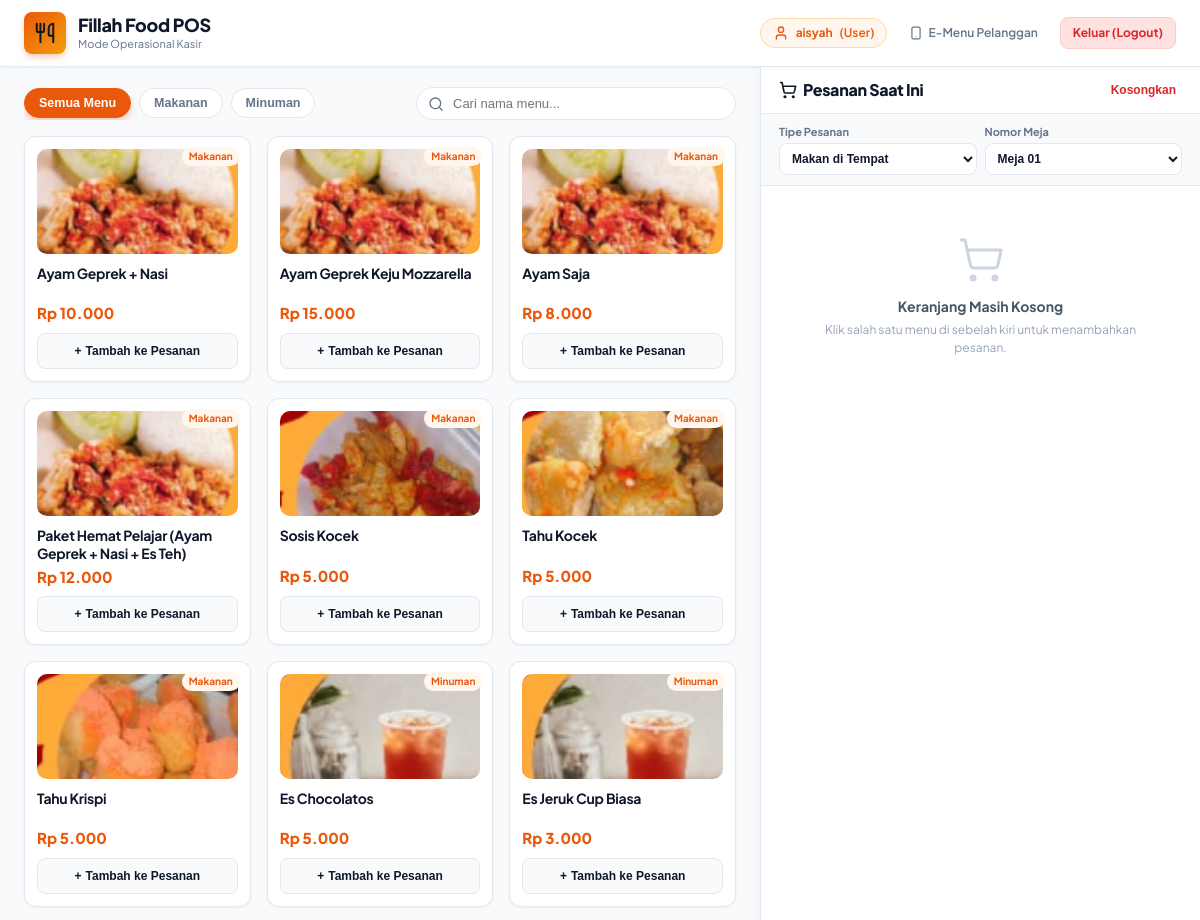
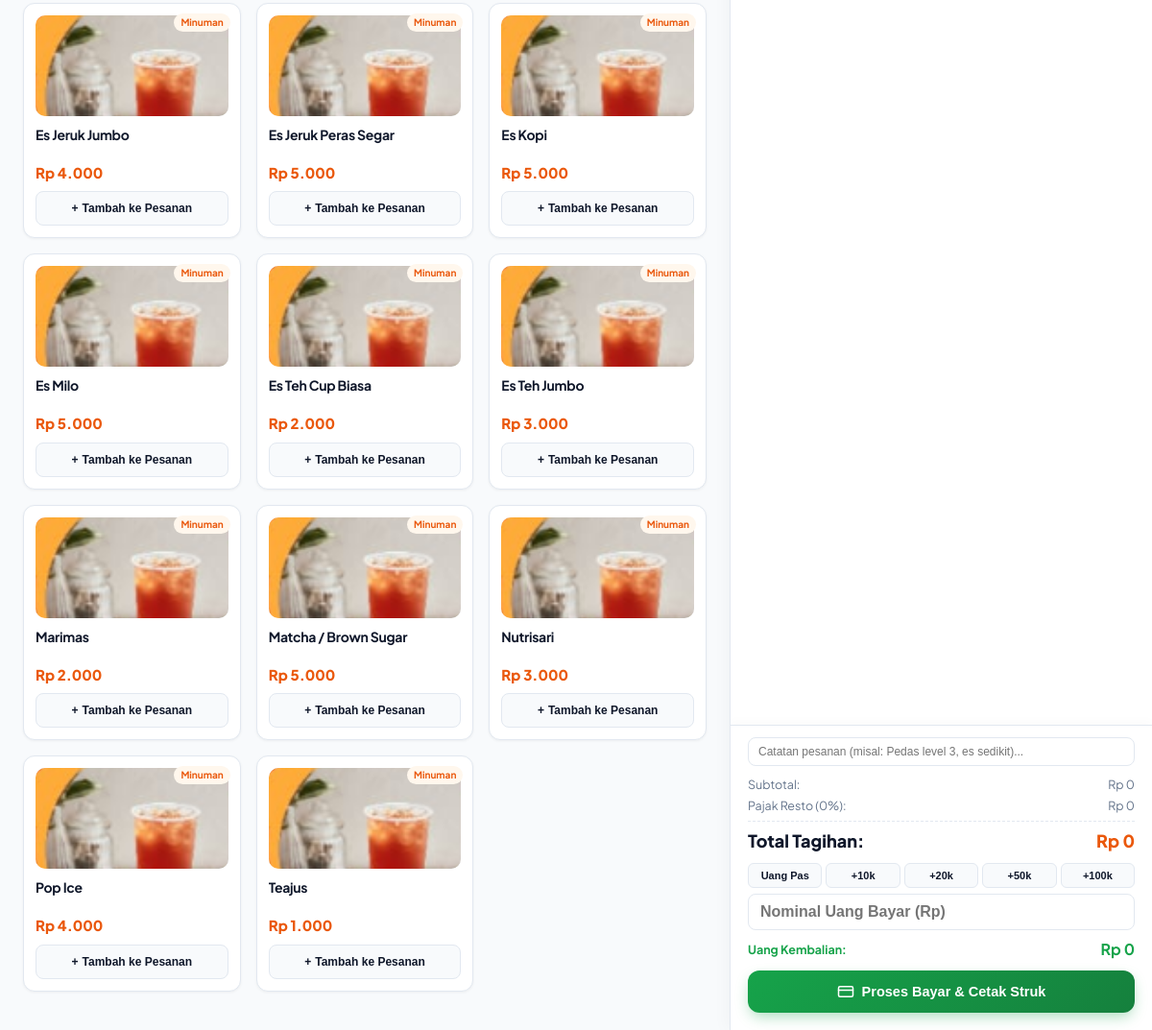
The page /kasir.php (signed in) on the database its author committed (2 pictures, top to bottom).
### tables this page shows
CREATE TABLE IF NOT EXISTS produk (
    id INT AUTO_INCREMENT PRIMARY KEY,
    nama_produk VARCHAR(100) NOT NULL,
    harga DECIMAL(10,2) NOT NULL,
    kategori ENUM('Makanan', 'Minuman') NOT NULL,
    gambar VARCHAR(255) NULL
);

### kasir.php (the view, shortened to what this page needs)
<?php
require 'config.php';
$query_produk = "SELECT * FROM produk ORDER BY kategori ASC, nama_produk ASC";
$result_produk = $conn->query($query_produk);
$daftar_produk = [];
if ($result_produk) {
    while ($row = $result_produk->fetch_assoc()) {
        $daftar_produk[] = $row;
    }
}
?>
<!DOCTYPE html>
<html lang="id">
<head>
    <link rel="stylesheet" href="style.css">
</head>
<body>
    <header class="navbar">
        <div class="navbar-brand">
            <div class="brand-logo">
            </div>
            <div class="brand-text">
                <h1>Fillah Food POS</h1>
                <p>Mode Operasional Kasir</p>
            </div>
        </div>
        <div class="nav-actions">
            <span class="user-pill" style="display: inline-flex; align-items: center; gap: 7px;">
                <?php if (!empty($_SESSION['foto']) && file_exists(__DIR__ . '/' . $_SESSION['foto'])): ?>
                    <img src="<?php echo htmlspecialchars($_SESSION['foto']); ?>" alt="Foto" style="width: 22px; height: 22px; border-radius: 50%; object-fit: cover;">
                <?php else: ?>
                    <svg xmlns="http://www.w3.org/2000/svg" width="16" height="16" viewBox="0 0 24 24" fill="none" stroke="currentColor" stroke-width="2" stroke-linecap="round" stroke-linejoin="round"><path d="M19 21v-2a4 4 0 0 0-4-4H9a4 4 0 0 0-4 4v2"></path><circle cx="12" cy="7" r="4"></circle></svg>
                <?php endif; ?>
                <strong><?php echo htmlspecialchars($_SESSION['username']); ?></strong> (<?php echo htmlspecialchars($_SESSION['role']); ?>)
            </span>
            <a href="menu.php" target="_blank" class="btn-link" style="display:inline-flex; align-items:center; gap:5px;">
                <svg xmlns="http://www.w3.org/2000/svg" width="14" height="14" viewBox="0 0 24 24" fill="none" stroke="currentColor" stroke-width="2" stroke-linecap="round" stroke-linejoin="round"><rect width="14" height="20" x="5" y="2" rx="2" ry="2"></rect><path d="M12 18h.01"></path></svg>
                <span>E-Menu Pelanggan</span>
            </a>
            <a href="logout.php" class="btn-logout">Keluar (Logout)</a>
        </div>
    </header>
    <div class="workspace">
        <main class="catalog-panel">
            <div class="catalog-toolbar">
                <div class="category-pills">
                    <button class="cat-btn active" onclick="filterKategori('Semua')">Semua Menu</button>
                    <button class="cat-btn" onclick="filterKategori('Makanan')">Makanan</button>
                    <button class="cat-btn" onclick="filterKategori('Minuman')">Minuman</button>
                </div>
                <div class="search-box">
                    <span class="search-icon">
                    </span>
                    <input type="text" id="cari-menu" class="search-input" placeholder="Cari nama menu..." onkeyup="cariMenuLive()">
                </div>
            </div>
            <div class="products-grid" id="daftar-menu-grid">
                <?php if (empty($daftar_produk)): ?>
                    <p style="color: #888; font-style: italic;">Belum ada menu di database.</p>
                <?php else: ?>
                    <?php foreach ($daftar_produk as $p): ?>
                        <div class="product-card"
                             data-kategori="<?php echo htmlspecialchars($p['kategori']); ?>"
                             data-nama="<?php echo htmlspecialchars(strtolower($p['nama_produk'])); ?>"
                             onclick="tambahItem(<?php echo $p['id']; ?>, '<?php echo addslashes($p['nama_produk']); ?>', <?php echo $p['harga']; ?>)">
                            <span class="card-header-badge"><?php echo htmlspecialchars($p['kategori']); ?></span>
                            <div class="product-thumb">
                                <?php if (!empty($p['gambar']) && file_exists($p['gambar'])): ?>
                                    <img src="<?php echo htmlspecialchars($p['gambar']); ?>"
                                         alt="<?php echo htmlspecialchars($p['nama_produk']); ?>"
                                         style="width:100%;height:100%;object-fit:cover;border-radius:10px;">
                                <?php endif; ?>
                            </div>
                            <h3 class="product-name"><?php echo htmlspecialchars($p['nama_produk']); ?></h3>
                            <div class="product-price">Rp <?php echo number_format($p['harga'], 0, ',', '.'); ?></div>
                            <button class="btn-add-item" type="button" style="pointer-events: none;">
                                <span>+</span> Tambah ke Pesanan
                            </button>
                        </div>
                    <?php endforeach; ?>
                <?php endif; ?>
            </div>
        </main>
        <aside class="cart-panel">
            <div class="cart-header">
                <h2>
                    <span>Pesanan Saat Ini</span>
                </h2>
                <button class="btn-clear-cart" onclick="kosongkanKeranjang()">Kosongkan</button>
            </div>
            <div class="order-meta">
                <div>
                    <label style="font-size: 11px; font-weight: 700; color: var(--text-muted); display: block; margin-bottom: 2px;">Tipe Pesanan</label>
                    <select id="tipe-pesanan" class="meta-select">
                        <option value="Dine In (Makan di Tempat)">Makan di Tempat</option>
                    </select>
                </div>
                <div>
                    <label style="font-size: 11px; font-weight: 700; color: var(--text-muted); display: block; margin-bottom: 2px;">Nomor Meja</label>
                    <select id="no-meja" class="meta-select">
                        <option value="Meja 01">Meja 01</option>
                    </select>
                </div>
            </div>
            <div class="cart-items-wrapper" id="cart-items-container">
                <div id="cart-empty-state" style="text-align: center; padding: 40px 20px; color: var(--text-muted);">
                    <div style="display: flex; justify-content: center; margin-bottom: 12px; color: #cbd5e1;">
                    </div>
                    <p style="font-size: 14px; font-weight: 700; color: #475569;">Keranjang Masih Kosong</p>
                    <p style="font-size: 12px; margin-top: 4px; color: #94a3b8;">Klik salah satu menu di sebelah kiri untuk menambahkan pesanan.</p>
                </div>
            </div>
            <div class="cart-footer">
                <input type="text" id="catatan-order" class="order-notes-input" placeholder="Catatan pesanan (misal: Pedas level 3, es sedikit)...">
                <div class="summary-row">
                    <span>Subtotal:</span>
                    <span id="label-subtotal">Rp 0</span>
                </div>
                <div class="summary-row">
                    <span>Pajak Resto (0%):</span>
                    <span>Rp 0</span>
                </div>
                <div class="summary-total">
                    <span>Total Tagihan:</span>
                    <span id="label-total" style="color: var(--primary);">Rp 0</span>
                </div>
                <div class="quick-cash-row">
                    <button class="quick-cash-btn" onclick="setUangPas()">Uang Pas</button>
                    <button class="quick-cash-btn" onclick="tambahNominal(10000)">+10k</button>
                    <button class="quick-cash-btn" onclick="tambahNominal(20000)">+20k</button>
                    <button class="quick-cash-btn" onclick="tambahNominal(50000)">+50k</button>
                    <button class="quick-cash-btn" onclick="tambahNominal(100000)">+100k</button>
                </div>
                <div class="cash-input-group">
                    <input type="number" id="input-uang-bayar" class="cash-input" placeholder="Nominal Uang Bayar (Rp)" oninput="hitungKembalianRealtime()">
                </div>
                <div class="change-row">
                    <span>Uang Kembalian:</span>
                    <span id="label-kembalian" style="font-size: 16px;">Rp 0</span>
                </div>
                <button class="btn-checkout" onclick="prosesBayarDanCetak()" style="display:inline-flex; align-items:center; justify-content:center; gap:8px;">
                    <svg xmlns="http://www.w3.org/2000/svg" width="18" height="18" viewBox="0 0 24 24" fill="none" stroke="currentColor" stroke-width="2" stroke-linecap="round" stroke-linejoin="round"><rect width="20" height="14" x="2" y="5" rx="2"></rect><line x1="2" y1="10" x2="22" y2="10"></line></svg>
                    <span>Proses Bayar & Cetak Struk</span>
                </button>
            </div>
        </aside>
    </div>
</body>
</html>

### style.css (style rules this page uses)
:root { --primary: #ea580c; --primary-hover: #c2410c; --primary-light: #fff7ed; --secondary: #f59e0b; --success: #16a34a; --success-hover: #15803d; --success-light: #dcfce7; --warning: #d97706; --warning-light: #fef3c7; --danger: #dc2626; --danger-light: #fee2e2; --bg-canvas: #f8fafc; --bg-card: #ffffff; --sidebar-bg: #0f172a; --sidebar-hover: #1e293b; --text-dark: #0f172a; --text-muted: #64748b; --border: #e2e8f0; --radius-sm: 8px; --radius-md: 12px; --radius-lg: 18px; --radius-xl: 24px; --shadow-sm: 0 1px 3px rgba(0, 0, 0, 0.05); --shadow-md: 0 4px 12px -2px rgba(15, 23, 42, 0.08); --shadow-lg: 0 10px 25px -5px rgba(234, 88, 12, 0.15), 0 0 1px 1px rgba(0, 0, 0, 0.05); --shadow-primary: 0 4px 14px -2px rgba(234, 88, 12, 0.4); --safe-top: env(safe-area-inset-top, 0px); --safe-bottom: env(safe-area-inset-bottom, 0px); --safe-left: env(safe-area-inset-left, 0px); --safe-right: env(safe-area-inset-right, 0px); }
*, *::before, *::after { margin: 0; padding: 0; box-sizing: border-box; -webkit-tap-highlight-color: transparent; }
html { font-size: 16px; scroll-behavior: smooth; -webkit-text-size-adjust: 100%; }
body { background-color: var(--bg-canvas); color: var(--text-dark); font-family: 'Plus Jakarta Sans', system-ui, -apple-system, BlinkMacSystemFont, 'Segoe UI', Roboto, sans-serif; line-height: 1.5; min-height: 100vh; min-height: 100dvh; overflow-x: hidden; }
h1, h2, h3, h4, h5, h6 { color: var(--text-dark); font-weight: 800; letter-spacing: -0.02em; line-height: 1.25; }
img, svg, video { max-width: 100%; height: auto; display: block; }

### rows shown on the page
produk: kategori "Makanan", gambar (picture), nama_produk "Ayam Geprek + Nasi", harga "10.000"
produk: kategori "Makanan", gambar (picture), nama_produk "Ayam Geprek Keju Mozzarella", harga "15.000"
produk: kategori "Makanan", gambar (picture), nama_produk "Ayam Saja", harga "8.000"
produk: kategori "Makanan", gambar (picture), nama_produk "Paket Hemat Pelajar (Ayam Geprek + Nasi + Es Teh)", harga "12.000"
produk: kategori "Makanan", gambar (picture), nama_produk "Sosis Kocek", harga "5.000"
produk: kategori "Makanan", gambar (picture), nama_produk "Tahu Kocek", harga "5.000"
produk: kategori "Makanan", gambar (picture), nama_produk "Tahu Krispi", harga "5.000"
produk: kategori "Minuman", gambar (picture), nama_produk "Es Chocolatos", harga "5.000"
produk: kategori "Minuman", gambar (picture), nama_produk "Es Jeruk Cup Biasa", harga "3.000"
produk: kategori "Minuman", gambar (picture), nama_produk "Es Jeruk Jumbo", harga "4.000"
produk: kategori "Minuman", gambar (picture), nama_produk "Es Jeruk Peras Segar", harga "5.000"
produk: kategori "Minuman", gambar (picture), nama_produk "Es Kopi", harga "5.000"
produk: kategori "Minuman", gambar (picture), nama_produk "Es Milo", harga "5.000"
produk: kategori "Minuman", gambar (picture), nama_produk "Es Teh Cup Biasa", harga "2.000"
produk: kategori "Minuman", gambar (picture), nama_produk "Es Teh Jumbo", harga "3.000"
produk: kategori "Minuman", gambar (picture), nama_produk "Marimas", harga "2.000"
produk: kategori "Minuman", gambar (picture), nama_produk "Matcha / Brown Sugar", harga "5.000"
produk: kategori "Minuman", gambar (picture), nama_produk "Nutrisari", harga "3.000"
produk: kategori "Minuman", gambar (picture), nama_produk "Pop Ice", harga "4.000"
produk: kategori "Minuman", gambar (picture), nama_produk "Teajus", harga "1.000"

### other values the page prints
$_SESSION['username'] "aisyah"
$_SESSION['role'] "User"
